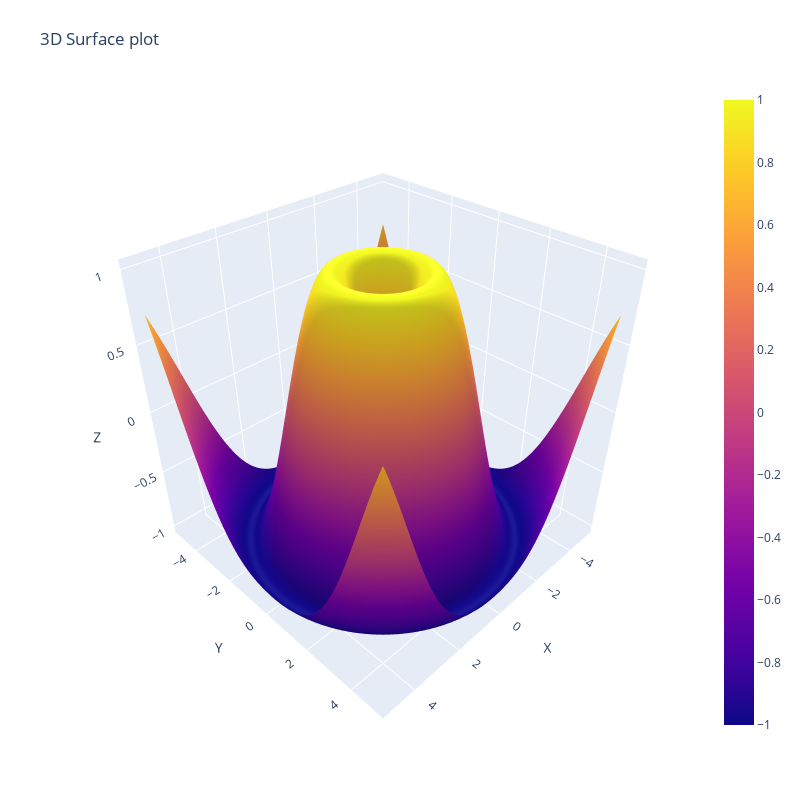

Notebook cell for this chart:
### Code cell
# 4. Using the given x and y data, generate a 3D surface plot to visualize the function

x = np.linspace(-5, 5, 100)
y = np.linspace(-5, 5, 100)
x, y = np.meshgrid(x, y)
z = np.sin(np.sqrt(x**2 + y**2))
data = {
'X': x.flatten(),
'Y': y.flatten(),
'Z': z.flatten()
}

df = pd.DataFrame(data)

fig = go.Figure(data=[go.Surface(x=x,y=y,z=z)])
fig.update_layout(title='3D Surface plot',autosize=False,
width=800,height=800, margin=dict(l=65,r=50,b=65,t=90) ,         
scene=dict(xaxis_title='X',yaxis_title='Y', zaxis_title='Z'))

fig.show()

### Figure 1 — Plotly figure (JSON) as saved in the notebook; plotly's stock layout.template omitted (floating-point values rounded to 4 significant figures; data arrays with more than 128 entries replaced by an {"elided": "..."} marker saying what was removed)
{"data": [{"type": "surface", "x": {"elided": "100x100 float values"}, "y": {"elided": "100x100 float values"}, "z": {"elided": "100x100 float values"}}], "layout": {"autosize": false, "height": 800, "margin": {"b": 65, "l": 65, "r": 50, "t": 90}, "scene": {"aspectmode": "auto", "aspectratio": {"x": 1, "y": 1, "z": 1}, "camera": {"center": {"x": 0, "y": 0, "z": 0}, "eye": {"x": 1.367, "y": 1.367, "z": 1.367}, "projection": {"type": "perspective"}, "up": {"x": 0, "y": 0, "z": 1}}, "xaxis": {"title": {"text": "X"}, "type": "linear"}, "yaxis": {"title": {"text": "Y"}, "type": "linear"}, "zaxis": {"title": {"text": "Z"}, "type": "linear"}}, "title": {"text": "3D Surface plot"}, "width": 800}}
